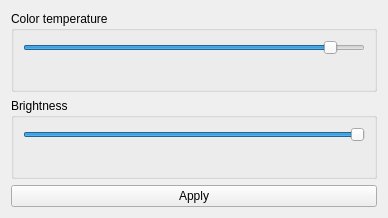
<?xml version="1.0" encoding="UTF-8"?>
<ui version="4.0">
 <class>RedshiftTray</class>
 <widget class="QWidget" name="RedshiftTray">
  <property name="windowModality">
   <enum>Qt::NonModal</enum>
  </property>
  <property name="geometry">
   <rect>
    <x>0</x>
    <y>0</y>
    <width>388</width>
    <height>218</height>
   </rect>
  </property>
  <property name="windowTitle">
   <string>Redshift Tray</string>
  </property>
  <layout class="QVBoxLayout" name="verticalLayout">
   <item>
    <widget class="QGroupBox" name="grpTemp">
     <property name="title">
      <string>Color temperature</string>
     </property>
     <layout class="QVBoxLayout" name="verticalLayout_2">
      <item>
       <widget class="QSlider" name="sliderTemp">
        <property name="minimum">
         <number>1000</number>
        </property>
        <property name="maximum">
         <number>7000</number>
        </property>
        <property name="value">
         <number>6500</number>
        </property>
        <property name="orientation">
         <enum>Qt::Horizontal</enum>
        </property>
        <property name="invertedAppearance">
         <bool>false</bool>
        </property>
        <property name="invertedControls">
         <bool>false</bool>
        </property>
        <property name="tickPosition">
         <enum>QSlider::NoTicks</enum>
        </property>
        <property name="tickInterval">
         <number>1000</number>
        </property>
       </widget>
      </item>
      <item>
       <widget class="QLabel" name="lblTemp">
        <property name="text">
         <string/>
        </property>
        <property name="alignment">
         <set>Qt::AlignCenter</set>
        </property>
       </widget>
      </item>
     </layout>
    </widget>
   </item>
   <item>
    <widget class="QGroupBox" name="grpBrightness">
     <property name="title">
      <string>Brightness</string>
     </property>
     <property name="flat">
      <bool>false</bool>
     </property>
     <layout class="QVBoxLayout" name="verticalLayout_3">
      <item>
       <widget class="QSlider" name="sliderBrightness">
        <property name="minimum">
         <number>10</number>
        </property>
        <property name="maximum">
         <number>100</number>
        </property>
        <property name="singleStep">
         <number>0</number>
        </property>
        <property name="value">
         <number>100</number>
        </property>
        <property name="orientation">
         <enum>Qt::Horizontal</enum>
        </property>
       </widget>
      </item>
      <item>
       <widget class="QLabel" name="lblBrightness">
        <property name="text">
         <string/>
        </property>
        <property name="alignment">
         <set>Qt::AlignCenter</set>
        </property>
       </widget>
      </item>
     </layout>
    </widget>
   </item>
   <item>
    <widget class="QPushButton" name="btnApply">
     <property name="text">
      <string>Apply</string>
     </property>
     <property name="flat">
      <bool>false</bool>
     </property>
    </widget>
   </item>
  </layout>
 </widget>
 <resources/>
 <connections/>
</ui>
